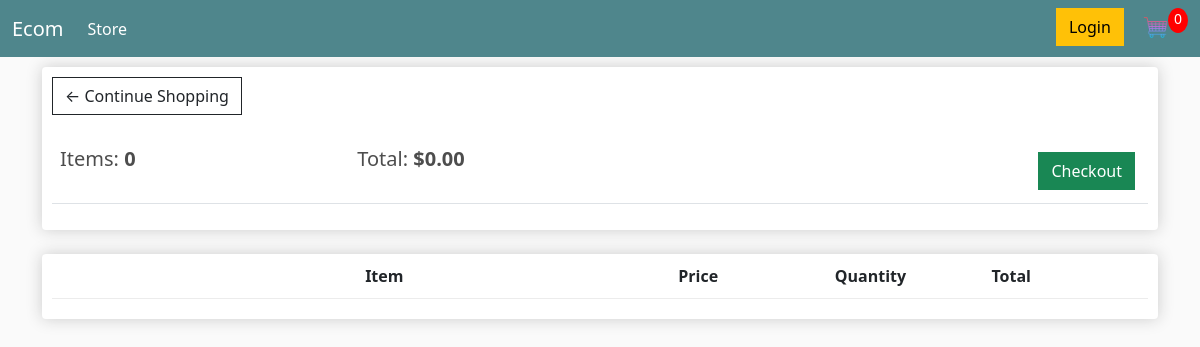
The page /cart/ (signed in) on the database as committed earlier.
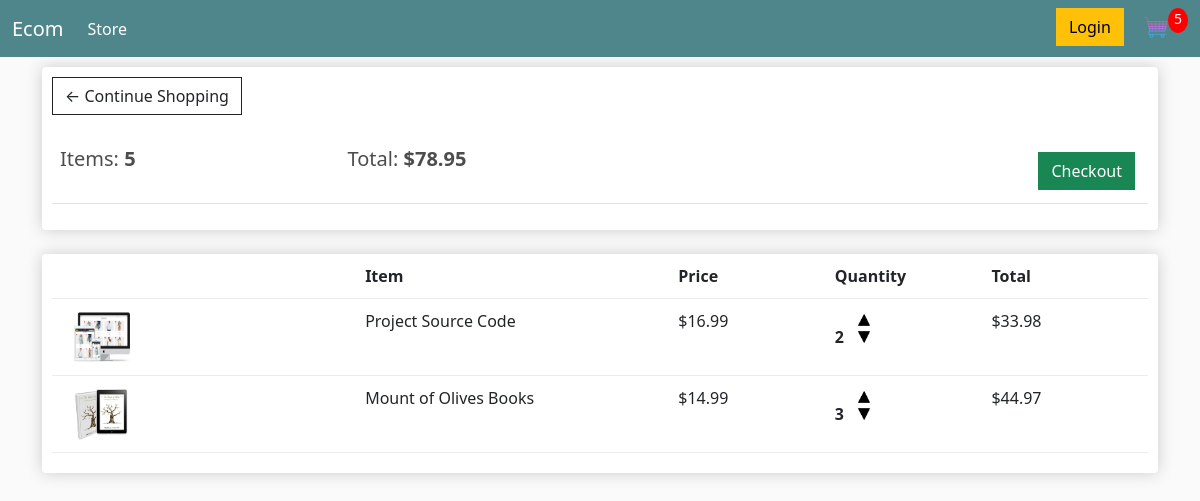
The same page on the database as committed later.
### store/models.py (models this page shows, shortened)
class Order(models.Model):
    customer = models.ForeignKey(Customer, on_delete=models.SET_NULL, blank=True, null=True)
    date_order = models.DateTimeField(auto_now_add=True)
    complete = models.BooleanField(default=False)
    transaction_id = models.CharField(max_length=200, null=True)
    @property
    def get_cart_total(self):
        orderitems = self.orderitem_set.all()
        total = sum([item.get_total for item in orderitems])
        return total
    @property
    def get_cart_items(self):
        orderitems = self.orderitem_set.all()
        total = sum([item.quantity for item in orderitems])
        return total

class OrderItem(models.Model):
    product = models.ForeignKey(Product, on_delete=models.SET_NULL, blank=True, null=True)
    order = models.ForeignKey(Order, on_delete=models.SET_NULL, blank=True, null=True)
    quantity = models.IntegerField(default=0, null=True, blank=True)
    date_added = models.DateTimeField(auto_now_add=True)
    @property
    def get_total(self):
        total = self.product.price * self.quantity
        return total

class Product(models.Model):
    name = models.CharField(max_length=200, null=True)
    price = models.DecimalField(max_digits=7, decimal_places=2)
    digital = models.BooleanField(default=False, null=True, blank=False)
    image = models.ImageField(null=True, blank=True)
    @property
    def imageURL(self):
        try:
            url = self.image.url
        except:
            url = ""
        return url

### store/views.py (the view)
# urls.py: path('cart/', views.cart, name="cart"),
def cart(request):
    data = cartData(request)
    items = data["items"]
    order = data["order"]
    cartItems = data["cartItems"]
    context = {"items": items, "order": order, "cartItems": cartItems}
    return render(request, 'store/cart.html', context)

### store/utils.py (called while the page is built)
def cartData(request):
    if request.user.is_authenticated:
        customer = request.user.customer
        order, created = Order.objects.get_or_create(customer=customer, complete=False)
        items = order.orderitem_set.all()
        cartItems = order.get_cart_items
    else:
        cookieData = cookieCart(request)
        items = cookieData["items"]
        order = cookieData["order"]
        cartItems = cookieData["cartItems"]
    return {"items": items, "order": order, "cartItems": cartItems}

### store/templates/store/cart.html
{% extends "store/main.html"%}
{% load static %}
{% block content %}
    <div class="row">
        <div class="col-lg-12">
            <div class="box-element">
                <a class="btn btn-outline-dark" href="{% url 'store' %}">&#x2190; Continue Shopping</a>
                <br>
                <br>
                <table class="table">
                    <tr>
                        <th><h5>Items: <strong>{{ order.get_cart_items }}</strong></h5></th>
                        <th><h5>Total: <strong>${{order.get_cart_total|floatformat:2}}</strong></h5></th>
                        <th>
                            <a style="float: right; margin: 5px;"
                            class="btn btn-success" href="{% url 'checkout' %}">Checkout</a>
                        </th>
                    </tr>
                </table>
            </div>
            <br>
            <div class="box-element">
                <div class="cart-row">
                    <div style="flex: 2;"></div>
                    <div style="flex: 2;"><strong>Item</strong></div>
                    <div style="flex: 1;"><strong>Price</strong></div>
                    <div style="flex: 1;"><strong>Quantity</strong></div>
                    <div style="flex: 1;"><strong>Total</strong></div>
                </div>
                {% for item in items %}
                <div class="cart-row">
                    <div style="flex: 2;">
                        <img class="row-image" src="{{ item.product.imageURL }}" alt="">
                    </div>
                    <div style="flex: 2;">{{ item.product.name }}</div>
                    <div style="flex: 1;">${{ item.product.price|floatformat:2}}</div>
                    <div style="flex: 1;">
                        <p class="quantity">{{ item.quantity }}</p>
                        <div  class="quantity">
                            <img data-product="{{item.product.id}}" data-action="add" class="chg-quantity update-cart" src="{% static 'images/arrow-up.png' %}" alt="">
                            <img data-product="{{item.product.id}}" data-action="remove" class="chg-quantity update-cart" src="{% static 'images/arrow-down.png' %}" alt="">
                        </div>
                    </div>
                    <div style="flex: 1;">${{ item.get_total }}</div>
                </div>
                {% endfor %}
            </div>
        </div>
    </div>
{% endblock content %}

### store/templates/store/main.html (shortened to what this page needs)
<!DOCTYPE html>
{% load static %}
<html lang="en">
<head>
    <link href="https://cdn.jsdelivr.net/npm/bootstrap@5.1.3/dist/css/bootstrap.min.css"
        rel="stylesheet"
>
    <link rel="stylesheet" type='text/css' href="{% static 'css/main.css' %}">
</head>
<body>
    <nav class="navbar navbar-expand-lg navbar-dark bg-dark">
        <div class="container-fluid">
          <a class="navbar-brand" href="{% url 'store' %}">Ecom</a>
          <div class="collapse navbar-collapse" id="navbarSupportedContent">
            <ul class="navbar-nav me-auto mb-2 mb-lg-0">
              <li class="nav-item">
                <a class="nav-link active" aria-current="page" href="{% url 'store' %}">Store</a>
              </li>
            </ul>
          </div>
          <div class="form-inline my-2 my-lg-0">
              <a href="#" class="btn btn-warning">Login</a>
              <a href="{% url 'cart' %}">
                  <img id="cart-icon" src="{% static 'images/cart.png' %}" ></a>
              <p id="cart-total" style="float: right;">{{ cartItems }}</p>
          </div>
      </nav>
    <div class="container">
        {% block content %}
        {% endblock content %}
    </div>
</body>
</html>

### static/css/main.css (style rules this page uses)
body { background-color: hsl(0, 0%, 98%); }
h1,h2,h3,h4,h5,h6 { color:hsl(0, 0%, 30%); }
.box-element { box-shadow:hsl(0, 0%, 80%) 0 0 16px; background-color: #fff; border-radius: 4px; padding: 10px; }
.bg-dark { background-color: #4f868c!important; }
#cart-icon { width:25px; display: inline-block; margin-left: 15px; }
#cart-total { display: block; text-align: center; color:#fff; background-color: red; width: 20px; height: 25px; border-radius: 50%; font-size: 14px; }
.col-lg-4, .col-lg-6, .col-lg-8, .col-lg-12 { margin-top: 10px; }
.btn { border-radius: 0; }
.row-image { width: 100px; }
.cart-row { display: flex; align-items: flex-stretch; padding-bottom: 10px; margin-bottom: 10px; border-bottom: 1px solid #ececec; }
.quantity { display: inline-block; font-weight: 700; padding-right:10px; }
.chg-quantity { width: 12px; cursor: pointer; display: block; margin-top: 5px; transition:.1s; }

Rows that differ between the two databases and show on the page:
computed for Order: get_cart_items "0" → "5"; get_cart_total "0.00" → "78.95"
added OrderItem: product.imageURL (picture), product.name "Project Source Code", product.price "16.99", quantity "2", get_total "33.98"
added OrderItem: product.imageURL (picture), product.name "Mount of Olives Books", product.price "14.99", quantity "3", get_total "44.97"
Other text that changed with them:
{{ cartItems }}: "0" → "5"
